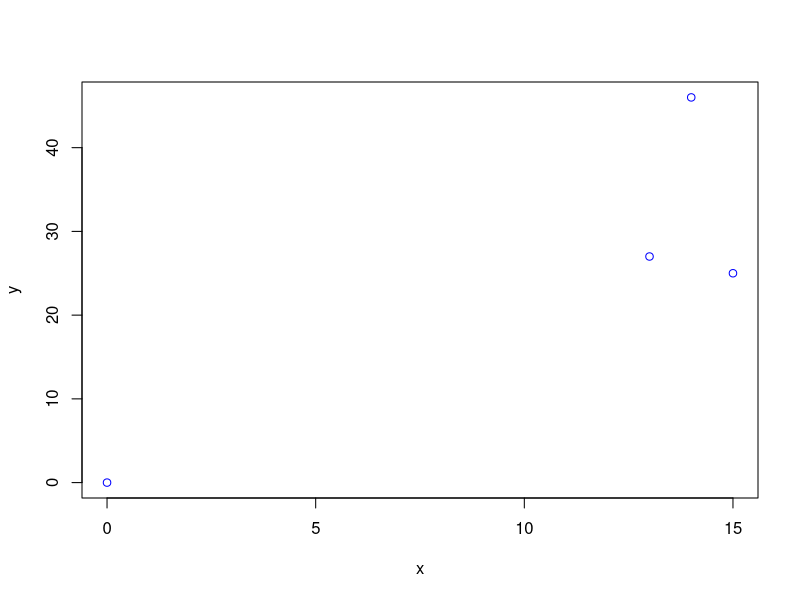
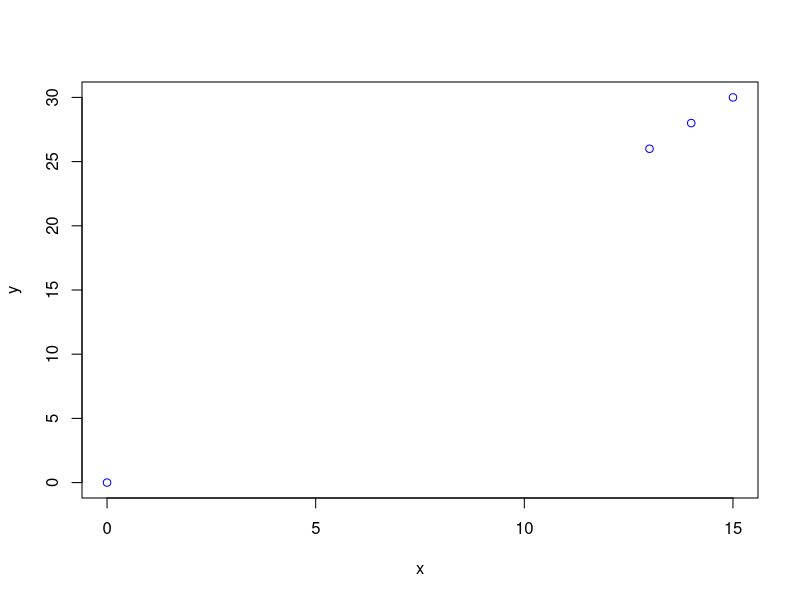

Recreate these plots in R, in order.
#Code written in R

###########################Task 1###############################################

##Define Function calspan to calculate span vector of Two Vectors##

calspan <-  function(c1,c2,v1,v2) # Arguments -c1 c2 are constants , v1 v2 are vectors
{spanvector <- c1*v1 + c2*v2
return(spanvector)}

#----------------------------------------------------------------------------#

###########Use case 1 consider Vectors v1 = c(1,3) v2 = c(2,5) ###############

span1 <-  calspan(1,7,c(1,4),c(2,3)) # First Span Vector  c1=1 , c2=7

span2 <-  calspan(3,5,c(1,4),c(2,3))  # second Span Vector  c1=3 , c2=5

span3 <-  calspan(10,2,c(1,4),c(2,3))  # third Span Vector  c1=10 , c2=2

span4 <-  calspan(0,0,c(1,4),c(2,3))  # fourth Span Vector c1=0 , c2=0

#Plot the Span Vectors

x<-c(span1[1], span2[1],span3[1], span4[1])
y<-c(span1[2], span2[2],span3[2],span4[2])
plot(x,y, col="blue")

#####Looking at the graph the span of these vectors is R2.Also these vectors are linearly independent#####


#----------------------------------------------------------------------------#

###########Use case 2 consider Vectors v1 = c(1,2) v2 = c(2,4) ###############

span1 <-  calspan(1,7,c(1,2),c(2,4)) # First Span Vector  c1=1 , c2=7

span2 <-  calspan(3,5,c(1,2),c(2,4))  # second Span Vector  c1=3 , c2=5

span3 <-  calspan(10,2,c(1,2),c(2,4))  # third Span Vector  c1=10 , c2=2

span4 <-  calspan(0,0,c(1,2),c(2,4))  # fourth Span Vector c1=0 , c2=0

#Plot the Span Vectors

x<-c(span1[1], span2[1],span3[1], span4[1])
y<-c(span1[2], span2[2],span3[2],span4[2])
plot(x,y, col="blue")

#####Looking at the graph the span of these vectors is one dimensional i.e a straight line..Also these vectors are linearly dependent#####